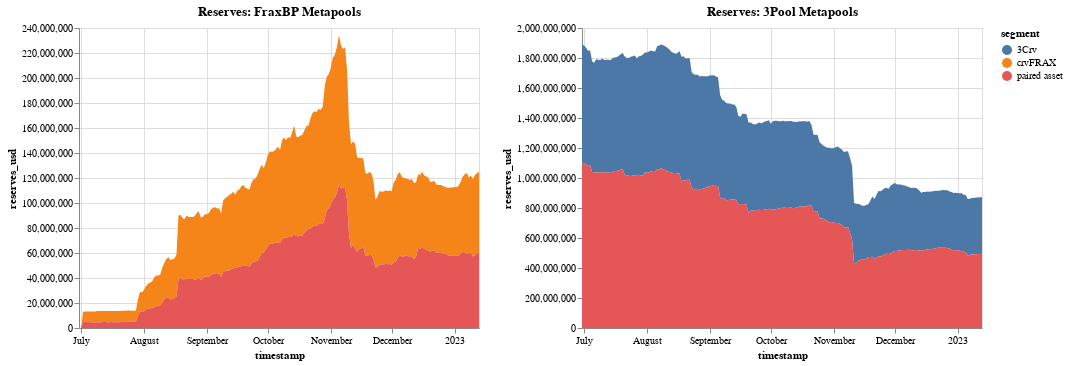

Here is the notebook cell this chart was saved with:
### Code cell
df_fraxbp_last = df_fraxbp_reserves.copy()
df_fraxbp_last['max_timestamp'] = df_fraxbp_last.groupby(['pool_symbol'])['timestamp'].transform("max")
df_fraxbp_last = df_fraxbp_last.loc[df_fraxbp_last.timestamp == df_fraxbp_last.max_timestamp]

df_3pool_last = df_3pool_reserves.copy()
df_3pool_last['max_timestamp'] = df_3pool_last.groupby(['pool_symbol'])['timestamp'].transform("max")
df_3pool_last = df_3pool_last.loc[df_3pool_last.timestamp == df_3pool_last.max_timestamp]

tvl_paired_fraxbp = df_fraxbp_last.loc[df_fraxbp_last.coin_name != 'crvFRAX'].reserves_usd.sum()
tvl_paired_3pool = df_3pool_last.loc[df_3pool_last.coin_name != '3Crv'].reserves_usd.sum()
print(f"TVL paired against crvFRAX across FraxBP metapools: ${tvl_paired_fraxbp:,}")
print(f"TVL paired against 3Crv across 3Pool metapools: ${tvl_paired_3pool:,}")
print(f"Ratio of paired liquidity of FraxBP to 3Pool: {100 * (tvl_paired_fraxbp / tvl_paired_3pool):.1f}%")

alt.hconcat(
    (
        chart_metapool_lp_against_paired_asset(
            df_fraxbp_reserves, 
            'crvFRAX'
        )
        .properties(title="Reserves: FraxBP Metapools")
    ), 
    (
        chart_metapool_lp_against_paired_asset(
            df_3pool_reserves.loc[df_3pool_reserves.timestamp >= df_fraxbp_reserves.timestamp.min()], 
            '3Crv'
        )
        .properties(title="Reserves: 3Pool Metapools")
    ),
)

### Figure 1 — Vega-Lite specification as saved in the notebook (floating-point values rounded to 4 significant figures; data arrays with more than 128 entries replaced by an {"elided": "..."} marker saying what was removed)
{"config": {"view": {"continuousWidth": 400, "continuousHeight": 300}}, "hconcat": [{"data": {"name": "data-c25b03cc29404db6a68c75862b40a2cd"}, "mark": "area", "encoding": {"color": {"field": "segment", "type": "nominal"}, "tooltip": [{"field": "timestamp", "type": "temporal"}, {"field": "reserves_usd", "format": "$,d", "type": "quantitative"}, {"field": "segment", "type": "nominal"}], "x": {"field": "timestamp", "type": "temporal"}, "y": {"field": "reserves_usd", "type": "quantitative"}}, "title": "Reserves: FraxBP Metapools"}, {"data": {"name": "data-e10a0aed733002194b2b0afeac3be3d9"}, "mark": "area", "encoding": {"color": {"field": "segment", "type": "nominal"}, "tooltip": [{"field": "timestamp", "type": "temporal"}, {"field": "reserves_usd", "format": "$,d", "type": "quantitative"}, {"field": "segment", "type": "nominal"}], "x": {"field": "timestamp", "type": "temporal"}, "y": {"field": "reserves_usd", "type": "quantitative"}}, "title": "Reserves: 3Pool Metapools"}], "$schema": "https://vega.github.io/schema/vega-lite/v4.17.0.json", "datasets": {"data-c25b03cc29404db6a68c75862b40a2cd": {"elided": "396 records"}, "data-e10a0aed733002194b2b0afeac3be3d9": {"elided": "396 records"}}}
